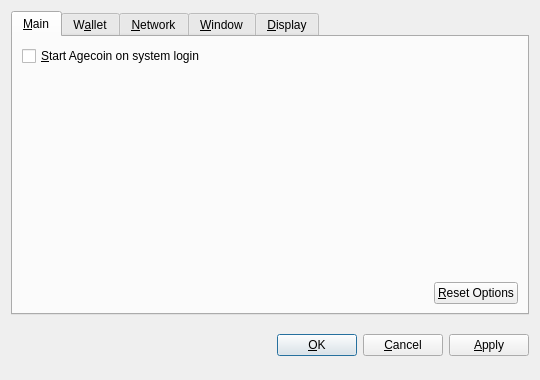
<?xml version="1.0" encoding="UTF-8"?>
<ui version="4.0">
 <class>OptionsDialog</class>
 <widget class="QDialog" name="OptionsDialog">
  <property name="geometry">
   <rect>
    <x>0</x>
    <y>0</y>
    <width>540</width>
    <height>380</height>
   </rect>
  </property>
  <property name="windowTitle">
   <string>Options</string>
  </property>
  <property name="modal">
   <bool>true</bool>
  </property>
  <layout class="QVBoxLayout" name="verticalLayout">
   <item>
    <widget class="QTabWidget" name="tabWidget">
     <property name="tabPosition">
      <enum>QTabWidget::North</enum>
     </property>
     <property name="currentIndex">
      <number>0</number>
     </property>
     <widget class="QWidget" name="tabMain">
      <attribute name="title">
       <string>&amp;Main</string>
      </attribute>
      <layout class="QVBoxLayout" name="verticalLayout_Main">
       <item>
        <widget class="QCheckBox" name="bitcoinAtStartup">
         <property name="toolTip">
          <string>Automatically start Agecoin after logging in to the system.</string>
         </property>
         <property name="text">
          <string>&amp;Start Agecoin on system login</string>
         </property>
        </widget>
       </item>
       <item>
        <spacer name="verticalSpacer_Main">
         <property name="orientation">
          <enum>Qt::Vertical</enum>
         </property>
         <property name="sizeHint" stdset="0">
          <size>
           <width>20</width>
           <height>40</height>
          </size>
         </property>
        </spacer>
       </item>
       <item>
        <layout class="QHBoxLayout" name="horizontalLayout_2_Main">
         <item>
          <spacer name="horizontalSpacer_2_Main">
           <property name="orientation">
            <enum>Qt::Horizontal</enum>
           </property>
           <property name="sizeHint" stdset="0">
            <size>
             <width>40</width>
             <height>20</height>
            </size>
           </property>
          </spacer>
         </item>
         <item>
          <widget class="QPushButton" name="resetButton">
           <property name="toolTip">
            <string>Reset all client options to default.</string>
           </property>
           <property name="text">
            <string>&amp;Reset Options</string>
           </property>
           <property name="autoDefault">
            <bool>false</bool>
           </property>
          </widget>
         </item>
        </layout>
       </item>
      </layout>
     </widget>
     <widget class="QWidget" name="tabWallet">
      <attribute name="title">
       <string>W&amp;allet</string>
      </attribute>
      <layout class="QVBoxLayout" name="verticalLayout_Network">
       <item>
        <widget class="QLabel" name="transactionFeeInfoLabel">
         <property name="text">
          <string>Optional transaction fee per kB that helps make sure your transactions are processed quickly. Most transactions are 1 kB.</string>
         </property>
         <property name="textFormat">
          <enum>Qt::PlainText</enum>
         </property>
         <property name="wordWrap">
          <bool>true</bool>
         </property>
        </widget>
       </item>
       <item>
        <layout class="QHBoxLayout" name="horizontalLayout_1_Main">
         <item>
          <widget class="QLabel" name="transactionFeeLabel">
           <property name="text">
            <string>Pay transaction &amp;fee</string>
           </property>
           <property name="textFormat">
            <enum>Qt::PlainText</enum>
           </property>
           <property name="buddy">
            <cstring>transactionFee</cstring>
           </property>
          </widget>
         </item>
         <item>
          <widget class="BitcoinAmountField" name="transactionFee"/>
         </item>
         <item>
          <spacer name="horizontalSpacer_1_Main">
           <property name="orientation">
            <enum>Qt::Horizontal</enum>
           </property>
           <property name="sizeHint" stdset="0">
            <size>
             <width>40</width>
             <height>20</height>
            </size>
           </property>
          </spacer>
         </item>
        </layout>
       </item>
       <item>
        <widget class="QLabel" name="label">
         <property name="text">
          <string>If you disable the spending of unconfirmed change, the change from a transaction cannot be used until that transaction has at least one confirmation. This also affects how your balance is computed.</string>
         </property>
         <property name="wordWrap">
          <bool>true</bool>
         </property>
        </widget>
       </item>
       <item>
        <widget class="QCheckBox" name="spendZeroConfChange">
         <property name="text">
          <string>Spend unconfirmed change  (experts only)</string>
         </property>
        </widget>
       </item>
       <item>
        <spacer name="verticalSpacer">
         <property name="orientation">
          <enum>Qt::Vertical</enum>
         </property>
         <property name="sizeHint" stdset="0">
          <size>
           <width>20</width>
           <height>40</height>
          </size>
         </property>
        </spacer>
       </item>
      </layout>
     </widget>
     <widget class="QWidget" name="tabNetwork">
      <attribute name="title">
       <string>&amp;Network</string>
      </attribute>
      <layout class="QVBoxLayout" name="verticalLayout_Network">
       <item>
        <widget class="QCheckBox" name="mapPortUpnp">
         <property name="toolTip">
          <string>Automatically open the Agecoin client port on the router. This only works when your router supports UPnP and it is enabled.</string>
         </property>
         <property name="text">
          <string>Map port using &amp;UPnP</string>
         </property>
        </widget>
       </item>
       <item>
        <widget class="QCheckBox" name="connectSocks">
         <property name="toolTip">
          <string>Connect to the Agecoin network through a SOCKS proxy (e.g. when connecting through Tor).</string>
         </property>
         <property name="text">
          <string>&amp;Connect through SOCKS proxy:</string>
         </property>
        </widget>
       </item>
       <item>
        <layout class="QHBoxLayout" name="horizontalLayout_Network">
         <item>
          <widget class="QLabel" name="proxyIpLabel">
           <property name="text">
            <string>Proxy &amp;IP:</string>
           </property>
           <property name="textFormat">
            <enum>Qt::PlainText</enum>
           </property>
           <property name="buddy">
            <cstring>proxyIp</cstring>
           </property>
          </widget>
         </item>
         <item>
          <widget class="QValidatedLineEdit" name="proxyIp">
           <property name="maximumSize">
            <size>
             <width>140</width>
             <height>16777215</height>
            </size>
           </property>
           <property name="toolTip">
            <string>IP address of the proxy (e.g. 127.0.0.1)</string>
           </property>
          </widget>
         </item>
         <item>
          <widget class="QLabel" name="proxyPortLabel">
           <property name="text">
            <string>&amp;Port:</string>
           </property>
           <property name="textFormat">
            <enum>Qt::PlainText</enum>
           </property>
           <property name="buddy">
            <cstring>proxyPort</cstring>
           </property>
          </widget>
         </item>
         <item>
          <widget class="QLineEdit" name="proxyPort">
           <property name="maximumSize">
            <size>
             <width>55</width>
             <height>16777215</height>
            </size>
           </property>
           <property name="toolTip">
            <string>Port of the proxy (e.g. 9050)</string>
           </property>
          </widget>
         </item>
         <item>
          <widget class="QLabel" name="socksVersionLabel">
           <property name="text">
            <string>SOCKS &amp;Version:</string>
           </property>
           <property name="textFormat">
            <enum>Qt::PlainText</enum>
           </property>
           <property name="buddy">
            <cstring>socksVersion</cstring>
           </property>
          </widget>
         </item>
         <item>
          <widget class="QValueComboBox" name="socksVersion">
           <property name="toolTip">
            <string>SOCKS version of the proxy (e.g. 5)</string>
           </property>
          </widget>
         </item>
         <item>
          <spacer name="horizontalSpacer_Network">
           <property name="orientation">
            <enum>Qt::Horizontal</enum>
           </property>
           <property name="sizeHint" stdset="0">
            <size>
             <width>40</width>
             <height>20</height>
            </size>
           </property>
          </spacer>
         </item>
        </layout>
       </item>
       <item>
        <spacer name="verticalSpacer_Network">
         <property name="orientation">
          <enum>Qt::Vertical</enum>
         </property>
         <property name="sizeHint" stdset="0">
          <size>
           <width>20</width>
           <height>40</height>
          </size>
         </property>
        </spacer>
       </item>
      </layout>
     </widget>
     <widget class="QWidget" name="tabWindow">
      <attribute name="title">
       <string>&amp;Window</string>
      </attribute>
      <layout class="QVBoxLayout" name="verticalLayout_Window">
       <item>
        <widget class="QCheckBox" name="minimizeToTray">
         <property name="toolTip">
          <string>Show only a tray icon after minimizing the window.</string>
         </property>
         <property name="text">
          <string>&amp;Minimize to the tray instead of the taskbar</string>
         </property>
        </widget>
       </item>
       <item>
        <widget class="QCheckBox" name="minimizeOnClose">
         <property name="toolTip">
          <string>Minimize instead of exit the application when the window is closed. When this option is enabled, the application will be closed only after selecting Quit in the menu.</string>
         </property>
         <property name="text">
          <string>M&amp;inimize on close</string>
         </property>
        </widget>
       </item>
       <item>
        <spacer name="verticalSpacer_Window">
         <property name="orientation">
          <enum>Qt::Vertical</enum>
         </property>
         <property name="sizeHint" stdset="0">
          <size>
           <width>20</width>
           <height>40</height>
          </size>
         </property>
        </spacer>
       </item>
      </layout>
     </widget>
     <widget class="QWidget" name="tabDisplay">
      <attribute name="title">
       <string>&amp;Display</string>
      </attribute>
      <layout class="QVBoxLayout" name="verticalLayout_Display">
       <item>
        <layout class="QHBoxLayout" name="horizontalLayout_1_Display">
         <item>
          <widget class="QLabel" name="langLabel">
           <property name="text">
            <string>User Interface &amp;language:</string>
           </property>
           <property name="textFormat">
            <enum>Qt::PlainText</enum>
           </property>
           <property name="buddy">
            <cstring>lang</cstring>
           </property>
          </widget>
         </item>
         <item>
          <widget class="QValueComboBox" name="lang">
           <property name="toolTip">
            <string>The user interface language can be set here. This setting will take effect after restarting Agecoin.</string>
           </property>
          </widget>
         </item>
        </layout>
       </item>
       <item>
        <layout class="QHBoxLayout" name="horizontalLayout_2_Display">
         <item>
          <widget class="QLabel" name="unitLabel">
           <property name="text">
            <string>&amp;Unit to show amounts in:</string>
           </property>
           <property name="textFormat">
            <enum>Qt::PlainText</enum>
           </property>
           <property name="buddy">
            <cstring>unit</cstring>
           </property>
          </widget>
         </item>
         <item>
          <widget class="QValueComboBox" name="unit">
           <property name="toolTip">
            <string>Choose the default subdivision unit to show in the interface and when sending coins.</string>
           </property>
          </widget>
         </item>
        </layout>
       </item>
       <item>
        <widget class="QCheckBox" name="displayAddresses">
         <property name="toolTip">
          <string>Whether to show Agecoin addresses in the transaction list or not.</string>
         </property>
         <property name="text">
          <string>&amp;Display addresses in transaction list</string>
         </property>
        </widget>
       </item>
       <item>
        <widget class="QCheckBox" name="coinControlFeatures">
         <property name="toolTip">
          <string>Whether to show coin control features or not.</string>
         </property>
         <property name="text">
          <string>Display coin &amp;control features (experts only!)</string>
         </property>
        </widget>
       </item>
       <item>
        <spacer name="verticalSpacer_Display">
         <property name="orientation">
          <enum>Qt::Vertical</enum>
         </property>
         <property name="sizeHint" stdset="0">
          <size>
           <width>20</width>
           <height>40</height>
          </size>
         </property>
        </spacer>
       </item>
      </layout>
     </widget>
    </widget>
   </item>
   <item>
    <layout class="QHBoxLayout" name="horizontalLayout_Buttons">
     <item>
      <spacer name="horizontalSpacer_1">
       <property name="orientation">
        <enum>Qt::Horizontal</enum>
       </property>
       <property name="sizeHint" stdset="0">
        <size>
         <width>40</width>
         <height>48</height>
        </size>
       </property>
      </spacer>
     </item>
     <item>
      <widget class="QLabel" name="statusLabel">
       <property name="font">
        <font>
         <weight>75</weight>
         <bold>true</bold>
        </font>
       </property>
       <property name="text">
        <string/>
       </property>
       <property name="textFormat">
        <enum>Qt::PlainText</enum>
       </property>
       <property name="wordWrap">
        <bool>true</bool>
       </property>
      </widget>
     </item>
     <item>
      <spacer name="horizontalSpacer_2">
       <property name="orientation">
        <enum>Qt::Horizontal</enum>
       </property>
       <property name="sizeHint" stdset="0">
        <size>
         <width>40</width>
         <height>48</height>
        </size>
       </property>
      </spacer>
     </item>
     <item>
      <widget class="QPushButton" name="okButton">
       <property name="text">
        <string>&amp;OK</string>
       </property>
      </widget>
     </item>
     <item>
      <widget class="QPushButton" name="cancelButton">
       <property name="text">
        <string>&amp;Cancel</string>
       </property>
       <property name="autoDefault">
        <bool>false</bool>
       </property>
      </widget>
     </item>
     <item>
      <widget class="QPushButton" name="applyButton">
       <property name="text">
        <string>&amp;Apply</string>
       </property>
       <property name="autoDefault">
        <bool>false</bool>
       </property>
      </widget>
     </item>
    </layout>
   </item>
  </layout>
 </widget>
 <customwidgets>
  <customwidget>
   <class>BitcoinAmountField</class>
   <extends>QSpinBox</extends>
   <header>bitcoinamountfield.h</header>
  </customwidget>
  <customwidget>
   <class>QValueComboBox</class>
   <extends>QComboBox</extends>
   <header>qvaluecombobox.h</header>
  </customwidget>
  <customwidget>
   <class>QValidatedLineEdit</class>
   <extends>QLineEdit</extends>
   <header>qvalidatedlineedit.h</header>
  </customwidget>
 </customwidgets>
 <resources/>
 <connections/>
</ui>
